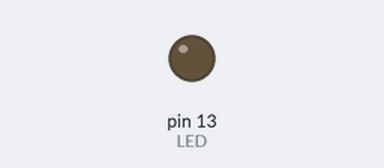
The sketch below on a simulated Arduino Uno, built with avr-gcc and run on an emulated ATmega328P. Shown: output pins drawn as LEDs (lit = HIGH).

Above: at 1.3 s.
At 3.5 s:
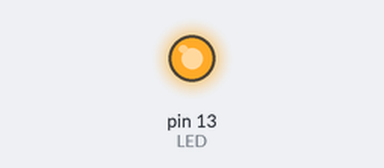
Timing chart, 0 to 9.1 s (numbered marks = the images above):
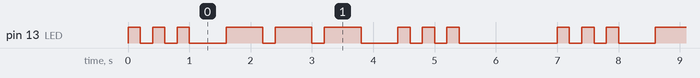

Measured:
- by itself, pin 13 (LED): repeats every 7.0 s: 2 × (LOW 0.20 s, HIGH 0.20 s), LOW 0.60 s, 2 × (HIGH 0.60 s, LOW 0.20 s), HIGH 0.60 s, LOW 0.60 s, 2 × (HIGH 0.20 s, LOW 0.20 s), HIGH 0.20 s, LOW 1.6 s, HIGH 0.20 s
- by itself, everything shown: repeats every 7.0 s, in 18 steps

The sketch:

sos_morse.ino
```cpp
/*
  SA1 - sos_morse.ino  (AMPLIACIO)
  Emet la senyal SOS en codi Morse amb el LED:  · · ·   — — —   · · ·
  Punt = parpelleig curt; ratlla = parpelleig llarg.
  Mostra com encapsular accions repetides en FUNCIONS propies
  (punt() i ratlla()), millorant la llegibilitat del codi (rubrica R1).
  Quan: S3 - repte + (qui va sobrat)
*/

const int LED = 13;
const int UNITAT = 200;   // durada base en ms (un "punt"). Pujar-la alenteix tot.

void setup() {
  pinMode(LED, OUTPUT);
}

// Un punt: encesa curta (1 unitat) + pausa entre senyals (1 unitat)
void punt() {
  digitalWrite(LED, HIGH);
  delay(UNITAT);
  digitalWrite(LED, LOW);
  delay(UNITAT);
}

// Una ratlla: encesa llarga (3 unitats) + pausa entre senyals (1 unitat)
void ratlla() {
  digitalWrite(LED, HIGH);
  delay(UNITAT * 3);
  digitalWrite(LED, LOW);
  delay(UNITAT);
}

void loop() {
  // S = tres punts
  punt(); punt(); punt();
  delay(UNITAT * 2);   // separacio entre lletres

  // O = tres ratlles
  ratlla(); ratlla(); ratlla();
  delay(UNITAT * 2);

  // S = tres punts
  punt(); punt(); punt();

  delay(UNITAT * 7);   // pausa llarga abans de repetir el missatge
}
```
